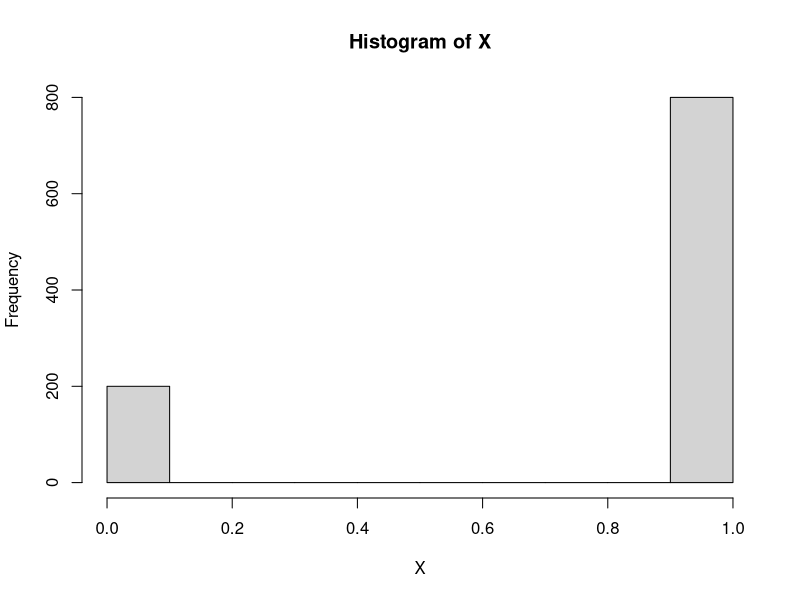
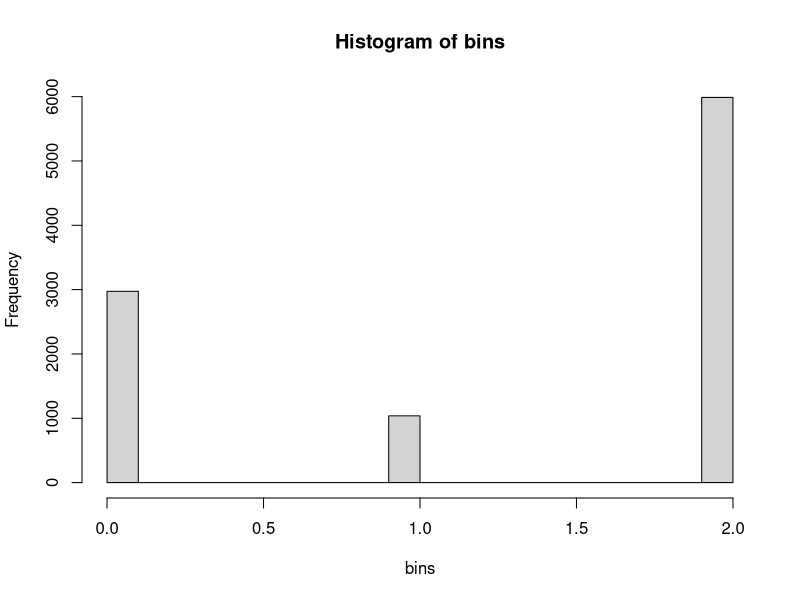

Reproduce these figures in R, in order.
B <- 1000
U <- runif(B)
X <- ifelse(U<0.2,0,1)
hist(X)

n <- 10000
u <- runif(n)
bins <- findInterval(u, c(0.3, 0.4))
bins
hist(bins)
help(findInterval)
